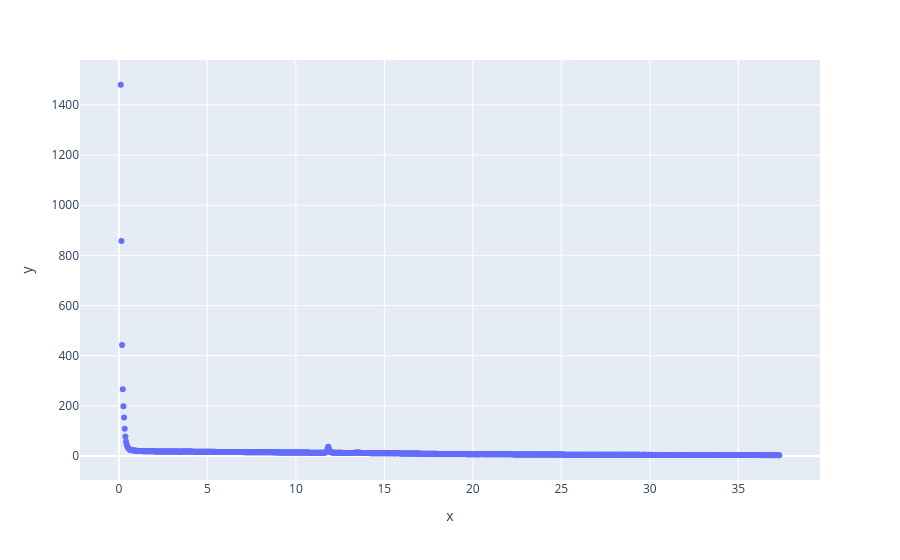

Here is the notebook cell this chart was saved with:
### Code cell
px.scatter(x=q, y=I)

### Figure 1 — Plotly figure (JSON) as saved in the notebook; plotly's stock layout.template omitted (floating-point values rounded to 4 significant figures; data arrays with more than 128 entries replaced by an {"elided": "..."} marker saying what was removed)
{"data": [{"hovertemplate": "x=%{x}<br>y=%{y}<extra></extra>", "legendgroup": "", "marker": {"color": "#636efa", "symbol": "circle"}, "mode": "markers", "name": "", "orientation": "v", "showlegend": false, "type": "scatter", "x": {"elided": "1000 float values"}, "xaxis": "x", "y": {"elided": "1000 float values"}, "yaxis": "y"}], "layout": {"legend": {"tracegroupgap": 0}, "margin": {"t": 60}, "xaxis": {"anchor": "y", "domain": [0, 1], "title": {"text": "x"}}, "yaxis": {"anchor": "x", "domain": [0, 1], "title": {"text": "y"}}}}
